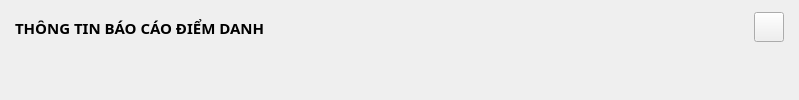
         <widget class="QWidget" name="reports_list_popup">
          <layout class="QVBoxLayout" name="verticalLayout_15">
           <property name="spacing">
            <number>5</number>
           </property>
           <property name="leftMargin">
            <number>10</number>
           </property>
           <property name="topMargin">
            <number>10</number>
           </property>
           <property name="rightMargin">
            <number>10</number>
           </property>
           <property name="bottomMargin">
            <number>10</number>
           </property>
           <item>
            <widget class="QWidget" name="head_reports_list" native="true">
             <property name="maximumSize">
              <size>
               <width>16777215</width>
               <height>35</height>
              </size>
             </property>
             <property name="styleSheet">
              <string notr="true"/>
             </property>
             <layout class="QHBoxLayout" name="horizontalLayout_8">
              <property name="spacing">
               <number>5</number>
              </property>
              <property name="leftMargin">
               <number>5</number>
              </property>
              <property name="topMargin">
               <number>0</number>
              </property>
              <property name="rightMargin">
               <number>5</number>
              </property>
              <property name="bottomMargin">
               <number>0</number>
              </property>
              <item>
               <widget class="QLabel" name="reports_list_label">
                <property name="font">
                 <font>
                  <family>Cascadia Code</family>
                  <pointsize>11</pointsize>
                  <weight>75</weight>
                  <bold>true</bold>
                 </font>
                </property>
                <property name="text">
                 <string>THÔNG TIN BÁO CÁO ĐIỂM DANH</string>
                </property>
               </widget>
              </item>
              <item>
               <spacer name="horizontalSpacer_7">
                <property name="orientation">
                 <enum>Qt::Horizontal</enum>
                </property>
                <property name="sizeHint" stdset="0">
                 <size>
                  <width>484</width>
                  <height>20</height>
                 </size>
                </property>
               </spacer>
              </item>
              <item>
               <widget class="QPushButton" name="reports_list_exit_btn">
                <property name="maximumSize">
                 <size>
                  <width>30</width>
                  <height>30</height>
                 </size>
                </property>
                <property name="text">
                 <string/>
                </property>
                <property name="icon">
                 <iconset resource="../resources/resources.qrc">
                  <normaloff>:/icon-EC8482/EC8482/x-octagon.svg</normaloff>:/icon-EC8482/EC8482/x-octagon.svg</iconset>
                </property>
                <property name="iconSize">
                 <size>
                  <width>30</width>
                  <height>30</height>
                 </size>
                </property>
               </widget>
              </item>
             </layout>
            </widget>
           </item>
           <item>
            <widget class="QWidget" name="body_reports_list" native="true">
             <property name="styleSheet">
              <string notr="true"/>
             </property>
             <widget class="QLineEdit" name="reports_list_id_text">
              <property name="enabled">
               <bool>true</bool>
              </property>
              <property name="geometry">
               <rect>
                <x>20</x>
                <y>140</y>
                <width>350</width>
                <height>30</height>
               </rect>
              </property>
              <property name="font">
               <font>
                <family>Cascadia Code</family>
                <pointsize>11</pointsize>
                <weight>50</weight>
                <bold>false</bold>
               </font>
              </property>
              <property name="styleSheet">
               <string notr="true">background-color: rgb(255, 255, 255);</string>
              </property>
             </widget>
             <widget class="QLineEdit" name="reports_list_class_text">
              <property name="geometry">
               <rect>
                <x>390</x>
                <y>140</y>
                <width>350</width>
                <height>30</height>
               </rect>
              </property>
              <property name="font">
               <font>
                <family>Cascadia Code</family>
                <pointsize>11</pointsize>
                <weight>50</weight>
                <bold>false</bold>
               </font>
              </property>
              <property name="styleSheet">
               <string notr="true">background-color: rgb(255, 255, 255);</string>
              </property>
             </widget>
             <widget class="QLabel" name="reports_list_id_label">
              <property name="geometry">
               <rect>
                <x>30</x>
                <y>100</y>
                <width>240</width>
                <height>30</height>
               </rect>
              </property>
              <property name="font">
               <font>
                <family>Cascadia Code</family>
                <pointsize>11</pointsize>
                <weight>75</weight>
                <bold>true</bold>
               </font>
              </property>
              <property name="text">
               <string>Mã báo cáo điểm danh</string>
              </property>
             </widget>
             <widget class="QLabel" name="reports_list_class_label">
              <property name="geometry">
               <rect>
                <x>400</x>
                <y>100</y>
                <width>200</width>
                <height>30</height>
               </rect>
              </property>
              <property name="font">
               <font>
                <family>Cascadia Code</family>
                <pointsize>11</pointsize>
                <weight>75</weight>
                <bold>true</bold>
               </font>
              </property>
              <property name="text">
               <string>Mã lớp</string>
              </property>
             </widget>
             <widget class="QPushButton" name="reports_list_save_btn">
              <property name="geometry">
               <rect>
                <x>520</x>
                <y>390</y>
                <width>93</width>
                <height>28</height>
               </rect>
              </property>
              <property name="font">
               <font>
                <family>Cascadia Code</family>
                <pointsize>11</pointsize>
               </font>
              </property>
              <property name="styleSheet">
               <string notr="true">background-color: rgb(255, 255, 255);</string>
              </property>
              <property name="text">
               <string>Lưu</string>
              </property>
             </widget>
             <widget class="QPushButton" name="reports_list_refesh_btn">
              <property name="geometry">
               <rect>
                <x>650</x>
                <y>390</y>
                <width>93</width>
                <height>28</height>
               </rect>
              </property>
              <property name="font">
               <font>
                <family>Cascadia Code</family>
                <pointsize>11</pointsize>
               </font>
              </property>
              <property name="styleSheet">
               <string notr="true">background-color: rgb(255, 255, 255);</string>
              </property>
              <property name="text">
               <string>Làm mới</string>
              </property>
             </widget>
             <widget class="QLineEdit" name="reports_list_student_text">
              <property name="geometry">
               <rect>
                <x>390</x>
                <y>240</y>
                <width>350</width>
                <height>30</height>
               </rect>
              </property>
              <property name="font">
               <font>
                <family>Cascadia Code</family>
                <pointsize>11</pointsize>
                <weight>50</weight>
                <bold>false</bold>
               </font>
              </property>
              <property name="styleSheet">
               <string notr="true">background-color: rgb(255, 255, 255);</string>
              </property>
             </widget>
             <widget class="QLabel" name="reports_list_count_label">
              <property name="geometry">
               <rect>
                <x>30</x>
                <y>200</y>
                <width>200</width>
                <height>30</height>
               </rect>
              </property>
              <property name="font">
               <font>
                <family>Cascadia Code</family>
                <pointsize>11</pointsize>
                <weight>75</weight>
                <bold>true</bold>
               </font>
              </property>
              <property name="text">
               <string>Số lần điểm danh</string>
              </property>
             </widget>
             <widget class="QLabel" name="reports_list_student_label">
              <property name="geometry">
               <rect>
                <x>400</x>
                <y>200</y>
                <width>200</width>
                <height>30</height>
               </rect>
              </property>
              <property name="font">
               <font>
                <family>Cascadia Code</family>
                <pointsize>11</pointsize>
                <weight>75</weight>
                <bold>true</bold>
               </font>
              </property>
              <property name="text">
               <string>Mã sinh viên</string>
              </property>
             </widget>
             <widget class="QLineEdit" name="reports_list_count_text">
              <property name="enabled">
               <bool>true</bool>
              </property>
              <property name="geometry">
               <rect>
                <x>20</x>
                <y>240</y>
                <width>350</width>
                <height>30</height>
               </rect>
              </property>
              <property name="font">
               <font>
                <family>Cascadia Code</family>
                <pointsize>11</pointsize>
                <weight>50</weight>
                <bold>false</bold>
               </font>
              </property>
              <property name="styleSheet">
               <string notr="true">background-color: rgb(255, 255, 255);</string>
              </property>
             </widget>
            </widget>
           </item>
          </layout>
         </widget>
